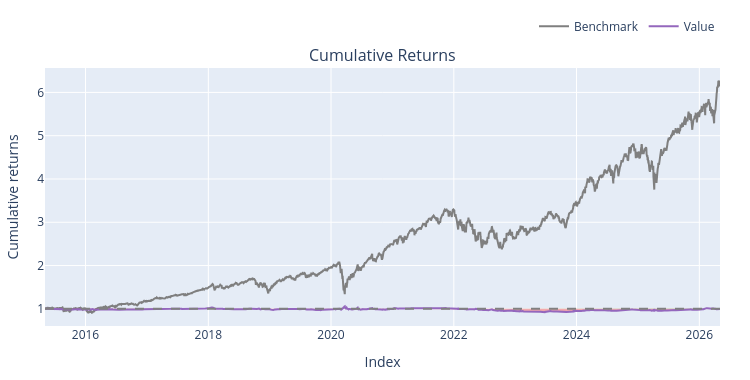

This figure's notebook cell:
### Markdown cell above
### Using trend filters alongside dual thrust

### Code cell
macd_dict = {}
signal_dict = {}
hist_dict = {}
rsi_dict = {}

for ticker in close_df.columns:
    prices = close_df[ticker].to_numpy(dtype=np.float64)

    macd, signal, hist = talib.MACD(
        prices,
        fastperiod=12,
        slowperiod=26,
        signalperiod=9
    )

    rsi = talib.RSI(
        prices,
        timeperiod=14
    )

    macd_dict[ticker] = macd
    signal_dict[ticker] = signal
    hist_dict[ticker] = hist
    rsi_dict[ticker] = rsi

macd_df = pd.DataFrame(macd_dict, index=close_df.index)
signal_df = pd.DataFrame(signal_dict, index=close_df.index)
hist_df = pd.DataFrame(hist_dict, index=close_df.index)
rsi_df = pd.DataFrame(rsi_dict, index = close_df.index )


valid = R.notna() & (R > 0)

upper_hit = valid & (high_df >= upper_limit)
lower_hit = valid & (low_df <= lower_limit)

long_signal = upper_hit & ~lower_hit
short_signal = lower_hit & ~upper_hit


macd_bull = (
    (macd_df >= signal_df)
    .shift(1).fillna(False).astype(bool)
)

macd_bear = (
    (macd_df < signal_df)
    .shift(1).fillna(False).astype(bool)
)

rsi_bull = (
    (rsi_df >= 50)
    .shift(1).fillna(False).astype(bool)
)

rsi_bear = (
    (rsi_df < 50)
    .shift(1).fillna(False).astype(bool)
)

trend_long = macd_bull & rsi_bull
trend_short = macd_bear & rsi_bear


long_entry = long_signal & trend_long
short_entry = short_signal & trend_short

long_exit = short_entry
short_exit = long_entry

execution_price = close_df.copy()

execution_price = execution_price.where(
    ~long_signal, upper_limit
)

execution_price = execution_price.where(
    ~short_signal, lower_limit
)


backtest_1 = vbt.Portfolio.from_signals(
    close=close_df,
    price=execution_price,
    val_price=previous_close,

    entries=long_entry,
    exits=long_exit,
    short_entries=short_entry,
    short_exits=short_exit,

    upon_opposite_entry="reverse",

    init_cash=INIT_CASH,
    size=ORDER_VALUE,
    size_type="value",

    cash_sharing=True,
    group_by=True,
    call_seq="auto",
    lock_cash=True,
    allow_partial=True,

    fees=0.001,
    slippage=0.0005,
    freq="1D"
)

print(backtest_1.stats())
backtest_1.plot().show()

### Figure 1 — Plotly figure (JSON) as saved in the notebook; plotly's stock layout.template omitted (floating-point values rounded to 4 significant figures; data arrays with more than 128 entries replaced by an {"elided": "..."} marker saying what was removed)
{"data": [{"legendgroup": "0", "line": {"color": "#7f7f7f"}, "name": "Benchmark", "showlegend": true, "type": "scatter", "uid": "896d7b97-4355-468d-8728-b5252df49e59", "x": {"elided": "2766 str values"}, "xaxis": "x", "y": {"elided": "2766 float values"}, "yaxis": "y"}, {"hoverinfo": "skip", "legendgroup": "1", "line": {"color": "rgba(0, 0, 0, 0)", "width": 0}, "opacity": 0, "showlegend": false, "type": "scatter", "uid": "d4fa4e31-71ac-4ad1-97b7-af6a43b815dd", "x": {"elided": "2766 str values"}, "xaxis": "x", "y": {"elided": "2766 int values"}, "yaxis": "y"}, {"connectgaps": false, "fill": "tonexty", "fillcolor": "rgba(0, 128, 0, 0.3)", "hoverinfo": "skip", "legendgroup": "1", "line": {"color": "rgba(0, 0, 0, 0)", "width": 0}, "opacity": 0, "showlegend": false, "type": "scatter", "uid": "ea615f2f-c5a3-4d1c-bdc8-364e205c33c7", "x": {"elided": "2766 str values"}, "xaxis": "x", "y": {"elided": "2766 float values"}, "yaxis": "y"}, {"hoverinfo": "skip", "legendgroup": "1", "line": {"color": "rgba(0, 0, 0, 0)", "width": 0}, "opacity": 0, "showlegend": false, "type": "scatter", "uid": "6382560f-ae2c-4299-991b-9e3ad2ec8f7e", "x": {"elided": "2766 str values"}, "xaxis": "x", "y": {"elided": "2766 int values"}, "yaxis": "y"}, {"connectgaps": false, "fill": "tonexty", "fillcolor": "rgba(255, 0, 0, 0.3)", "hoverinfo": "skip", "legendgroup": "1", "line": {"color": "rgba(0, 0, 0, 0)", "width": 0}, "opacity": 0, "showlegend": false, "type": "scatter", "uid": "945c8c58-5073-482b-956a-ac1feabad9bc", "x": {"elided": "2766 str values"}, "xaxis": "x", "y": {"elided": "2766 float values"}, "yaxis": "y"}, {"legendgroup": "2", "line": {"color": "#9467bd"}, "name": "Value", "showlegend": true, "type": "scatter", "uid": "d67c4f65-aec6-45ec-a86f-d211028e48f5", "x": {"elided": "2766 str values"}, "xaxis": "x", "y": {"elided": "2766 float values"}, "yaxis": "y"}, {"hoverinfo": "skip", "legendgroup": "1", "line": {"color": "rgba(0, 0, 0, 0)", "width": 0}, "opacity": 0, "showlegend": false, "type": "scatter", "uid": "f73cc6e8-b9ca-4efe-97d5-ebdcedd2d6d3", "x": {"elided": "2766 str values"}, "xaxis": "x", "y": {"elided": "2766 int values"}, "yaxis": "y"}], "layout": {"annotations": [{"font": {"size": 16}, "showarrow": false, "text": "Cumulative Returns", "x": 0.5, "xanchor": "center", "xref": "paper", "y": 1, "yanchor": "bottom", "yref": "paper"}], "height": 380, "legend": {"orientation": "h", "traceorder": "normal", "x": 1, "xanchor": "right", "y": 1.105, "yanchor": "bottom"}, "margin": {"b": 30, "l": 30, "r": 30, "t": 30}, "shapes": [{"line": {"color": "gray", "dash": "dash"}, "type": "line", "x0": 0, "x1": 1, "xref": "paper", "y0": 1, "y1": 1, "yref": "y"}], "showlegend": true, "width": 750, "xaxis": {"anchor": "y", "domain": [0, 1], "title": {"text": "Index"}}, "yaxis": {"anchor": "x", "domain": [0, 1], "title": {"text": "Cumulative returns"}}}}
